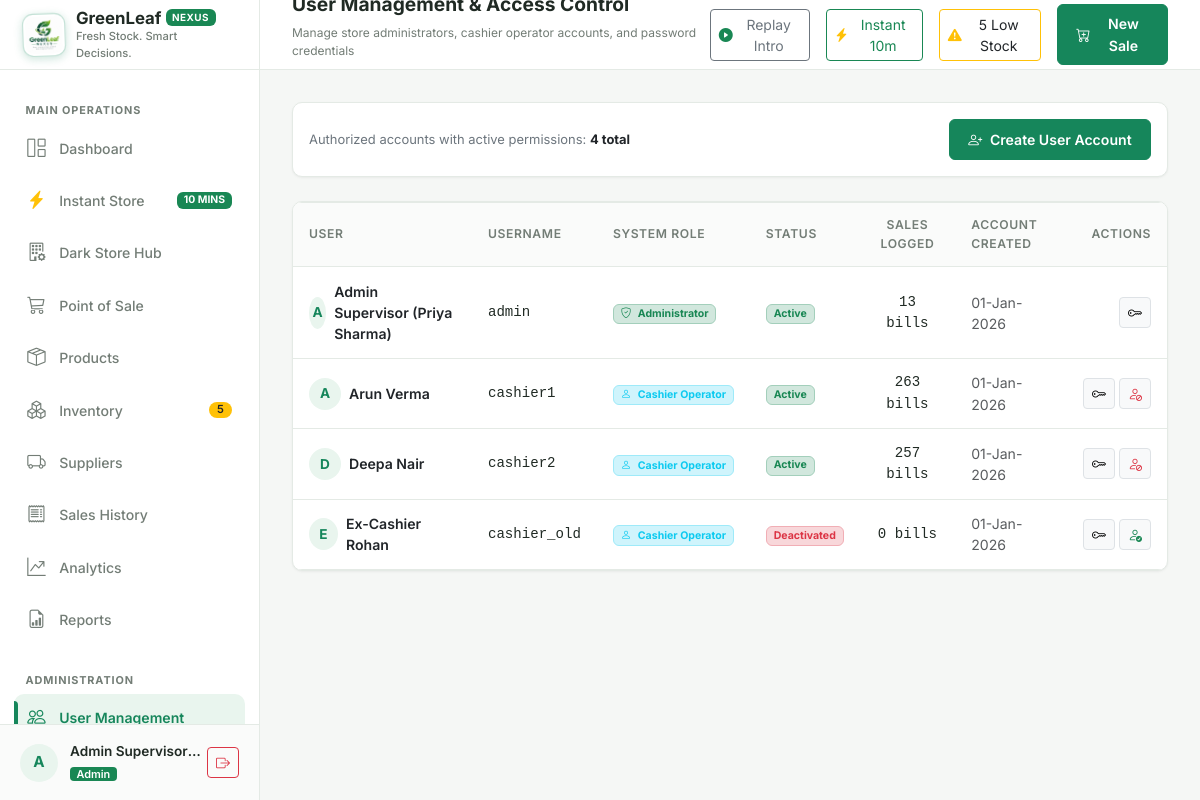
Page /users/ (signed in) on the committed database.
### models/user.py (models this page shows, shortened)
class User(UserMixin, db.Model):
    __tablename__ = "users"
    user_id = db.Column(db.Integer, primary_key=True, autoincrement=True)
    username = db.Column(db.String(50), unique=True, nullable=False, index=True)
    full_name = db.Column(db.String(100), nullable=False)
    password_hash = db.Column(db.String(255), nullable=False)
    role = db.Column(db.String(20), nullable=False, default="cashier")  # 'admin' or 'cashier'
    is_active = db.Column(db.Boolean, default=True, nullable=False)
    created_at = db.Column(db.DateTime, default=datetime.utcnow, nullable=False)
    sales = db.relationship("Sale", back_populates="cashier", lazy="dynamic")
    movements = db.relationship("InventoryMovement", back_populates="user", lazy="dynamic")
    audit_logs = db.relationship("AuditLog", back_populates="user", lazy="dynamic")
    @property
    def is_admin(self):
        return self.role == "admin"

### routes/users.py (the view)
@users_bp.route("/")
@login_required
@admin_required
def index():
    users = User.query.order_by(User.role.asc(), User.username.asc()).all()
    return render_template("users/index.html", users=users)

### routes/auth.py (called while the page is built)
def admin_required(f):
    @wraps(f)
    def decorated_function(*args, **kwargs):
        if not current_user.is_authenticated:
            return redirect(url_for("auth.login", next=request.url))
        if not current_user.is_admin:
            flash("Access denied: Administrator privileges required.", "danger")
            return abort(403)
        return f(*args, **kwargs)
    return decorated_function

### templates/users/index.html (shortened to what this page needs)
{% extends "base.html" %}
{% block page_subtitle %}Manage store administrators, cashier operator accounts, and password credentials{% endblock %}
{% block content %}
<div class="card-custom p-3 mb-4">
  <div class="d-flex align-items-center justify-content-between">
    <div class="text-secondary small">
      Authorized accounts with active permissions: <strong class="text-dark">{{ users|length }} total</strong>
    </div>
    <button type="button" class="btn btn-sm btn-green" data-bs-toggle="modal" data-bs-target="#createUserModal">
      <i class="bi bi-person-plus me-1"></i> Create User Account
    </button>
  </div>
</div>
<div class="card-custom p-0 overflow-hidden mb-4">
  <div class="table-responsive">
    <table class="table-custom mb-0">
      <thead>
        <tr>
          <th>User</th>
          <th>Username</th>
          <th>System Role</th>
          <th>Status</th>
          <th class="text-center">Sales Logged</th>
          <th>Account Created</th>
          <th class="text-end">Actions</th>
        </tr>
      </thead>
      <tbody>
        {% for u in users %}
        <tr>
          <td>
            <div class="d-flex align-items-center gap-2">
              <div class="user-avatar" style="width: 32px; height: 32px; font-size: 0.85rem;">
                {{ u.full_name[:1].upper() }}
              </div>
              <div class="fw-semibold text-dark">{{ u.full_name }}</div>
            </div>
          </td>
          <td class="font-monospace small">{{ u.username }}</td>
          <td>
            {% if u.role == 'admin' %}
              <span class="badge bg-success-subtle text-success border border-success-subtle">
                <i class="bi bi-shield-check me-1"></i> Administrator
              </span>
            {% else %}
              <span class="badge bg-info-subtle text-info border border-info-subtle">
                <i class="bi bi-person me-1"></i> Cashier Operator
              </span>
            {% endif %}
          </td>
          <td>
            {% if u.is_active %}
              <span class="badge bg-success-subtle text-success border border-success-subtle">Active</span>
            {% else %}
              <span class="badge bg-danger-subtle text-danger border border-danger-subtle">Deactivated</span>
            {% endif %}
          </td>
          <td class="text-center font-monospace">{{ u.sales.count() }} bills</td>
          <td class="small text-muted">{{ u.created_at.strftime('%d-%b-%Y') }}</td>
          <td class="text-end">
            <div class="d-inline-flex gap-1">
              <button type="button" class="btn btn-sm btn-light border py-1 px-2"
                      data-bs-toggle="modal" data-bs-target="#resetPasswordModal"
                      data-id="{{ u.user_id }}" data-username="{{ u.username }}"
                      title="Reset Password">
                <i class="bi bi-key"></i>
              </button>
              {% if u.user_id != current_user.user_id %}
              <form method="POST" action="{{ url_for('users.toggle_status', user_id=u.user_id) }}" class="d-inline" onsubmit="return confirm('Change status for user {{ u.username }}?');">
                <button type="submit" class="btn btn-sm btn-light border py-1 px-2 {% if u.is_active %}text-danger{% else %}text-success{% endif %}" title="{% if u.is_active %}Deactivate Account{% else %}Activate Account{% endif %}">
                  <i class="bi {% if u.is_active %}bi-person-slash{% else %}bi-person-check{% endif %}"></i>
                </button>
              </form>
              {% endif %}
            </div>
          </td>
        </tr>
        {% endfor %}
      </tbody>
    </table>
  </div>
</div>
{% endblock %}

### templates/base.html (shortened to what this page needs)
<!DOCTYPE html>
<html lang="en">
<head>
  <link href="https://cdn.jsdelivr.net/npm/bootstrap@5.3.3/dist/css/bootstrap.min.css" rel="stylesheet">
  <link href="https://cdn.jsdelivr.net/npm/bootstrap-icons@1.11.3/font/bootstrap-icons.min.css" rel="stylesheet">
  <link href="{{ url_for('static', filename='css/style.css') }}" rel="stylesheet">
</head>
<body>
<div class="app-container">
  <aside class="app-sidebar" id="appSidebar">
    <a href="{{ url_for('dashboard.index') if current_user.is_authenticated and current_user.is_admin else url_for('pos.index') }}" class="brand-section text-decoration-none">
      <img src="{{ url_for('static', filename='img/greenleaf-nexus-logo.png') }}" alt="GreenLeaf Nexus Official Logo" class="brand-logo-img">
      <div class="brand-text">
        <h1 class="d-flex align-items-center gap-1 mb-0">
          GreenLeaf <span class="badge bg-success text-white fw-bold" style="font-size: 0.62rem; letter-spacing: 0.5px;">NEXUS</span>
        </h1>
        <p class="mb-0">{{ STORE_TAGLINE }}</p>
      </div>
    </a>
    <nav class="sidebar-nav">
      <div class="nav-section-title">Main Operations</div>
      {% if current_user.is_authenticated and current_user.is_admin %}
      <a href="{{ url_for('dashboard.index') }}" class="nav-link-custom {% if request.endpoint == 'dashboard.index' %}active{% endif %}">
        <i class="bi bi-grid-1x2"></i>
        <span>Dashboard</span>
      </a>
      {% endif %}
      <a href="{{ url_for('express.store') }}" class="nav-link-custom {% if request.endpoint and request.endpoint.startswith('express.store') %}active{% endif %}">
        <i class="bi bi-lightning-charge-fill text-warning"></i>
        <span>Instant Store</span>
        <span class="badge bg-success ms-auto" style="font-size: 0.65rem;">10 MINS</span>
      </a>
      {% if current_user.is_authenticated and current_user.is_admin %}
      <a href="{{ url_for('express.picker_console') }}" class="nav-link-custom {% if request.endpoint and request.endpoint.startswith('express.picker') %}active{% endif %}">
        <i class="bi bi-building-gear"></i>
        <span>Dark Store Hub</span>
      </a>
      {% endif %}
      <a href="{{ url_for('pos.index') }}" class="nav-link-custom {% if request.endpoint and request.endpoint.startswith('pos.') %}active{% endif %}">
        <i class="bi bi-cart3"></i>
        <span>Point of Sale</span>
      </a>
      {% if current_user.is_authenticated and current_user.is_admin %}
      <a href="{{ url_for('products.index') }}" class="nav-link-custom {% if request.endpoint and request.endpoint.startswith('products.') %}active{% endif %}">
        <i class="bi bi-box-seam"></i>
        <span>Products</span>
      </a>
      <a href="{{ url_for('inventory.index') }}" class="nav-link-custom {% if request.endpoint and request.endpoint.startswith('inventory.') %}active{% endif %}">
        <i class="bi bi-boxes"></i>
        <span>Inventory</span>
        {% if LOW_STOCK_GLOBAL_COUNT > 0 %}
          <span class="badge bg-warning text-dark sidebar-badge">{{ LOW_STOCK_GLOBAL_COUNT }}</span>
        {% endif %}
      </a>
      <a href="{{ url_for('suppliers.index') }}" class="nav-link-custom {% if request.endpoint and request.endpoint.startswith('suppliers.') %}active{% endif %}">
        <i class="bi bi-truck"></i>
        <span>Suppliers</span>
      </a>
      {% endif %}
      <a href="{{ url_for('sales.index') }}" class="nav-link-custom {% if request.endpoint and request.endpoint.startswith('sales.') %}active{% endif %}">
        <i class="bi bi-receipt"></i>
        <span>Sales History</span>
      </a>
      {% if current_user.is_authenticated and current_user.is_admin %}
      <a href="{{ url_for('analytics.index') }}" class="nav-link-custom {% if request.endpoint and request.endpoint.startswith('analytics.') %}active{% endif %}">
        <i class="bi bi-graph-up-arrow"></i>
        <span>Analytics</span>
      </a>
      <a href="{{ url_for('reports.index') }}" class="nav-link-custom {% if request.endpoint and request.endpoint.startswith('reports.') %}active{% endif %}">
        <i class="bi bi-file-earmark-bar-graph"></i>
        <span>Reports</span>
      </a>
      <div class="nav-section-title mt-3">Administration</div>
      <a href="{{ url_for('users.index') }}" class="nav-link-custom {% if request.endpoint and request.endpoint.startswith('users.') %}active{% endif %}">
        <i class="bi bi-people"></i>
        <span>User Management</span>
      </a>
      {% endif %}
    </nav>
    <div class="user-profile-widget">
      <div class="user-avatar">
        {{ current_user.full_name[:1].upper() if current_user.is_authenticated else 'G' }}
      </div>
      <div class="user-info-text">
        <div class="user-name">{{ current_user.full_name if current_user.is_authenticated else 'Guest' }}</div>
        <span class="user-role-badge {% if current_user.is_authenticated and current_user.is_admin %}badge bg-success{% else %}badge bg-secondary{% endif %}">
          {{ current_user.role if current_user.is_authenticated else 'Visitor' }}
        </span>
      </div>
      <a href="{{ url_for('auth.logout') }}" class="btn btn-sm btn-outline-danger ms-1" title="Log Out">
        <i class="bi bi-box-arrow-right"></i>
      </a>
    </div>
  </aside>
  <div class="main-wrapper">
    <header class="app-topbar">
      <div class="d-flex align-items-center gap-3">
        <div class="topbar-title-section">
          <h2>{% block page_title %}Overview{% endblock %}</h2>
          <p>{% block page_subtitle %}Real-time store management and inventory surveillance{% endblock %}</p>
        </div>
      </div>
      <div class="topbar-actions">
        <button type="button" class="btn btn-sm btn-outline-secondary d-none d-md-inline-flex align-items-center gap-1" id="btnReplayIntro" title="Replay 'Welcome to GreenLeaf Nexus' Framer Page Transition">
          <i class="bi bi-play-circle-fill text-success"></i>
          <span>Replay Intro</span>
        </button>
        <a href="{{ url_for('express.store') }}" class="btn btn-sm btn-outline-success d-inline-flex align-items-center gap-1">
          <i class="bi bi-lightning-charge-fill text-warning"></i>
          <span class="d-none d-sm-inline">Instant 10m</span>
        </a>
        {% if LOW_STOCK_GLOBAL_COUNT > 0 and current_user.is_authenticated and current_user.is_admin %}
        <a href="{{ url_for('inventory.index', filter='low_stock') }}" class="btn btn-sm btn-outline-warning text-dark d-none d-md-inline-flex align-items-center gap-1" title="Low stock products require attention">
          <i class="bi bi-exclamation-triangle-fill text-warning"></i>
          <span>{{ LOW_STOCK_GLOBAL_COUNT }} Low Stock</span>
        </a>
        {% endif %}
        <a href="{{ url_for('pos.index') }}" class="btn btn-sm btn-green d-flex align-items-center gap-2">
          <i class="bi bi-cart-plus"></i>
          <span class="d-none d-sm-inline">New Sale</span>
        </a>
      </div>
    </header>
    <main class="content-body">
      {% block content %}{% endblock %}
    </main>
  </div>
</div>
</body>
</html>

### rows in the picture
User: is_active+full_name "A", is_active+full_name "Admin Supervisor…", is_active+role "Admin", full_name "A", full_name "Admin Supervisor (Priya Sharma)", username "admin", shows "Administrator", shows "Active", sales.count "13", created_at "01-Jan-2026"
User: full_name "A", full_name "Arun Verma", username "cashier1", role "cashier" (drawn), is_active "Active", sales.count "263", created_at "01-Jan-2026"
User: full_name "D", full_name "Deepa Nair", username "cashier2", role "cashier" (drawn), is_active "Active", sales.count "257", created_at "01-Jan-2026"
User: full_name "E", full_name "Ex-Cashier Rohan", username "cashier_old", role "cashier" (drawn), is_active "Deactivated", sales.count "0", created_at "01-Jan-2026"

### other values in the picture
{{ STORE_TAGLINE }} "Fresh Stock. Smart Decisions."
{{ LOW_STOCK_GLOBAL_COUNT }} "5"
{{ users|length }} "4"
